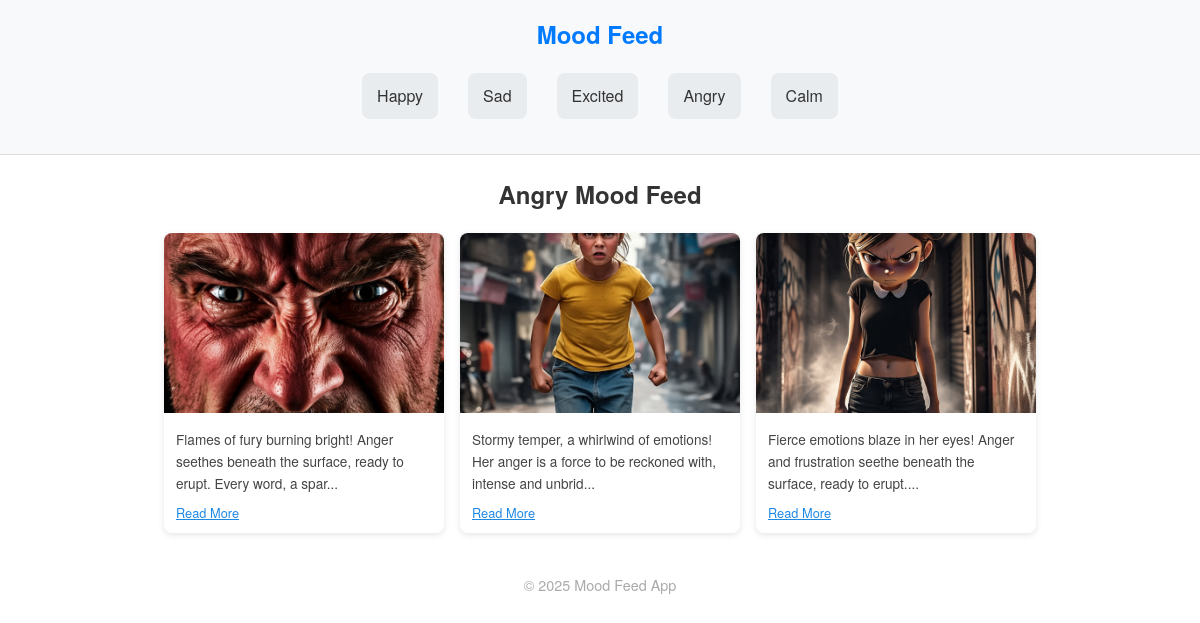
/mood/angry, run on the app's committed database.
### models.py (models this page shows)
class Mood(db.Model):
    id = db.Column(db.Integer, primary_key=True)
    name = db.Column(db.String(50), unique=True, nullable=False)
    posts = db.relationship('Post', backref='mood', lazy=True)

class Post(db.Model):
    id = db.Column(db.Integer, primary_key=True)
    caption = db.Column(db.String(255))  # <- ADD THIS LINE
    image_url = db.Column(db.String(255), nullable=False)
    mood_id = db.Column(db.Integer, db.ForeignKey('mood.id'), nullable=False)

### app.py (the view)
@app.route('/mood/<mood_name>')
def mood_feed(mood_name):
    moods = Mood.query.all()
    mood = Mood.query.filter_by(name=mood_name.capitalize()).first_or_404()
    posts = Post.query.filter_by(mood_id=mood.id).all()
    return render_template("feed.html", mood=mood, posts=posts, moods=moods)

### templates/feed.html (shortened to what this page needs)
{% extends "base.html" %}
{% block content %}
<h2 style="text-align: center; color: #333;">{{ mood.name }} Mood Feed</h2>
<div class="gallery">
  {% for post in posts %}
    <div class="card">
      <img src="{{ url_for('static', filename=post.image_url) }}" alt="{{ post.title }}">
      {% if post.caption %}
        <div class="caption-container">
          {% if post.caption|length > 100 %}
            <p class="short-caption">{{ post.caption[:100] }}...</p>
            <span class="read-more-btn" onclick="toggleCaption(this)">Read More</span>
          {% else %}
            <p>{{ post.caption }}</p>
          {% endif %}
        </div>
      {% endif %}
    </div>
  {% endfor %}
</div>
{% endblock %}

### templates/base.html (shortened to what this page needs)
<!doctype html>
<html lang="en">
<head>
</head>
<body>
  <header>
    <h1>Mood Feed</h1>
    <nav>
      <div class="mood-buttons">
        {% for mood in moods %}
          <a href="{{ url_for('mood_feed', mood_name=mood.name.lower()) }}">{{ mood.name }}</a>
        {% endfor %}
      </div>
    </nav>
  </header>
  <div class="container">
    {% block content %}{% endblock %}
  </div>
  <footer>
    <p>&copy; 2025 Mood Feed App</p>
  </footer>
</body>
</html>

### templates/base.html (style rules this page uses)
* { margin: 0; padding: 0; box-sizing: border-box; font-family: "Helvetica Neue", Helvetica, Arial, sans-serif; }
body { background-color: #ffffff; color: #333; line-height: 1.6; padding: 0; }
header { background-color: #f8f9fa; border-bottom: 1px solid #ddd; padding: 15px 30px; text-align: center; }
header h1 { font-size: 24px; color: #007BFF; }
nav { margin-top: 10px; }
nav a { margin: 0 10px; text-decoration: none; color: #007BFF; font-weight: 500; }
.container { max-width: 1100px; margin: 20px auto; padding: 0 20px; }
footer { text-align: center; padding: 20px; color: #aaa; font-size: 0.9rem; }
.mood-buttons { display: flex; justify-content: center; flex-wrap: wrap; gap: 10px; margin: 20px 0; }
.mood-buttons a { padding: 10px 15px; background-color: #e9ecef; border-radius: 8px; color: #333; text-decoration: none; transition: background 0.2s; }

### templates/feed.html (style rules this page uses)
body { background-color: #ffffff; color: #333; font-family: 'Segoe UI', sans-serif; }
.gallery { display: flex; flex-wrap: wrap; justify-content: center; gap: 16px; margin-top: 20px; }
.card { width: 280px; background-color: #fff; border-radius: 8px; box-shadow: 0 2px 6px rgba(0,0,0,0.1); overflow: hidden; display: flex; flex-direction: column; transition: transform 0.3s ease, box-shadow 0.3s ease; }
.card img { width: 100%; height: 180px; object-fit: cover; }
.caption-container { padding: 10px 12px; font-size: 0.85rem; }
.caption-container p { font-size: 0.85rem; margin: 4px 0; color: #444; }
.short-caption { display: block; }
.read-more-btn { font-size: 0.8rem; color: #1e88e5; cursor: pointer; text-decoration: underline; background: none; border: none; padding: 0; margin-top: 4px; display: inline-block; }

### data on the page
Mood: name "Happy"
Mood: name "Sad"
Mood: name "Excited"
Mood: name "Angry"
Mood: name "Calm"
Post: image_url (picture), caption "Flames of fury burning bright! Anger seethes beneath the surface, ready to erupt. Every word, a spar"
Post: image_url (picture), caption "Stormy temper, a whirlwind of emotions! Her anger is a force to be reckoned with, intense and unbrid"
Post: image_url (picture), caption "Fierce emotions blaze in her eyes! Anger and frustration seethe beneath the surface, ready to erupt."
